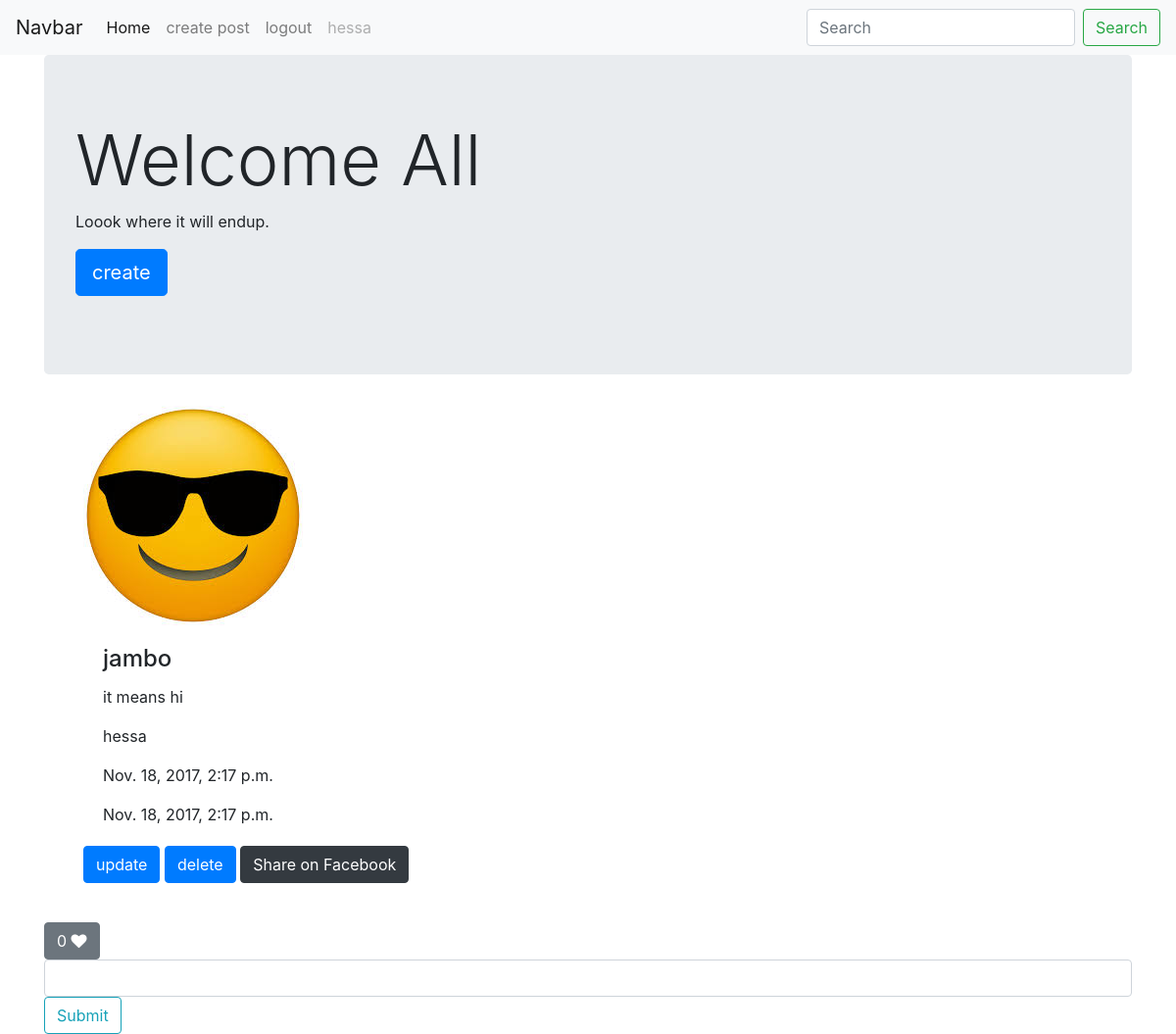
The page /posts/detail/jambo/ (signed in) on the database its author committed.
### posts/models.py (models this page shows, shortened)
class Post(models.Model):
    title = models.CharField(max_length=120)
    author = models.ForeignKey(User, default=1)
    content = models.TextField()
    timestamp = models.DateTimeField(auto_now=False,auto_now_add=True)
    img = models.ImageField(null=True, blank=True, upload_to="post_images")
    slug = models.SlugField(unique=True)
    created = models.DateTimeField(auto_now_add=True)
    updated = models.DateTimeField(auto_now=True, auto_now_add=False)
    publish_date = models.DateField()
    draft = models.BooleanField(default=False)
    def get_detail_url(self):
        return reverse("detail", kwargs={"post_slug":self.slug})
    class Meta:
        ordering=['title']

### posts/views.py (the view)
# urls.py: url(r'^detail/(?P<post_slug>[-\w]+)/$',views.post_detail, name ="detail"),
def post_detail(request, post_slug):
    item = Post.objects.get(slug=post_slug)
    if request.user.is_authenticated():
        if Like.objects.filter(post=item, user=request.user).exists():
            liked = True
        else:
            liked = False
    like_count = item.like_set.count()
    context = {
        "item" : item,
        "liked" : liked,
        "liked_count" : like_count,
    }
    return render (request, "detail.html", context)

### posts/templates/detail.html (shortened to what this page needs)
{% extends "base.html" %}
{% block content %}
   <div class="jumbotron">
  <h1 class="display-3">Welcome All</h1>
  <p>Loook where it will endup.</p>
  <p class="lead">
    <a class="btn btn-primary btn-lg" href="{% url 'create'%}" role="button">create</a>
  </p>
</div>
	<ul>
		{% if item.img %}
			<img src="{{item.img.url}}">
		<div class="card-body">
            <h4 class="card-title">{{item.title}} </h4>
            <p class="card-text">{{item.content}}</p>
            <p class="card-text">{{item.author}}</p>
            <p class="card-text">{{item.updated}}</p>
            <p class="card-text">{{item.updated}}</p>
        </div>
			<a href="{% url 'update' post_slug=item.slug%}" class="btn btn-primary">update</a>
            <a href="{% url 'delete' post_slug=item.slug%}" class="btn btn-primary">delete</a>
            <a href="https://www.facebook.com/sharer/sharer.php?u={{request.build_absolute_uri}}"class="btn btn-dark">Share on Facebook</a>
			{% endif %}
	</ul>
<br>
<div class="btn btn-secondary" onclick="ajax_like()">
    <span id="likes_count">{{liked_count}}</span>
    <span><i id="heart" class="fa fa-heart {% if liked %}text-danger{% endif %} " aria-hidden ="true"></i></span>
  </div>
  {% include "comments.html" %}
{% endblock content %}

### posts/templates/navbar.html (shortened to what this page needs)
<nav class="navbar navbar-expand-lg navbar-light bg-light">
  <a class="navbar-brand" href="#">Navbar</a>
  <div class="collapse navbar-collapse" id="navbarSupportedContent">
    <ul class="navbar-nav mr-auto">
      <li class="nav-item active">
      <a class="nav-link" href="{% url 'list' %}">Home <span class="sr-only">(current)</span></a>
      </li>
      {% if request.user.is_staff %}
      <li class="nav-item">
        <a class="nav-link" href="{% url 'create' %}">create post</a>
      </li>
      {% endif %}
      {% if request.user.is_authenticated %}
      <li class="nav-item">
        <a class="nav-link" href="{% url 'log_out' %}">logout</a>
      </li>
      <li class="nav-item">
        <a class="nav-link disabled">{{request.user}}</a>
      </li>
      {% endif %}
    </ul>
    <form class="form-inline my-2 my-lg-0" action="{% url 'list' %}" method="GET">
      <input class="form-control mr-sm-2" name= 'q'type="search" placeholder="Search" aria-label="Search" value="{{request.GET.g}}">
      <button class="btn btn-outline-success my-2 my-sm-0" type="submit">Search</button>
    </form>
  </div>
</nav>

### rows shown on the page
Post: img (picture), title "jambo", content "it means hi", author "hessa", updated "Nov. 18, 2017, 2:17 p.m."

### other values the page prints
{{ request.user }} "hessa"
{{ liked_count }} "0"
